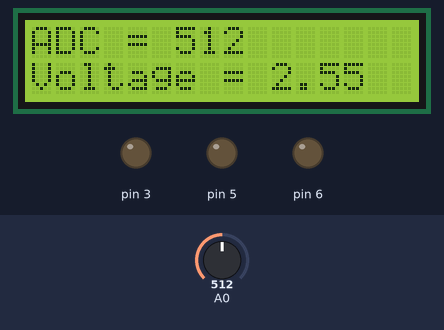
Recording of a sketch running on a simulated Arduino Uno, built with avr-gcc and run on an emulated ATmega328P. Shown: 16×2 character LCD, output pins drawn as LEDs (lit = HIGH). The inputs (shaded band) are chosen by the test bench; at power-on: A0 = 512. What the sketch prints to the serial monitor is not drawn.

Above: at 1.2 s.
1.3 s: A0 set to 716
At 2.1 s:
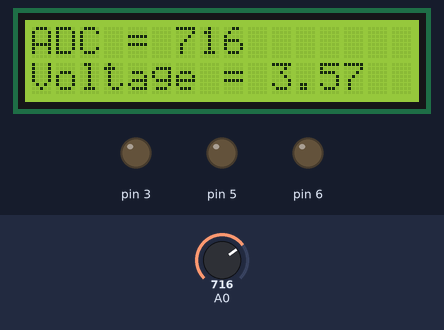
2.8 s: A0 set to 900
At 3.9 s:
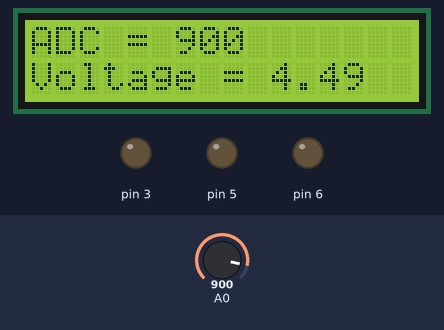
4.3 s: A0 set to 1023
At 4.7 s:
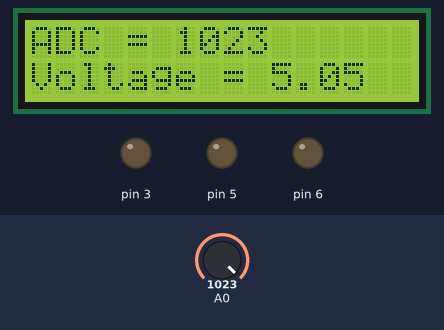
Timing chart, 0 to 7.3 s (numbered marks = the images above; inputs shaded):
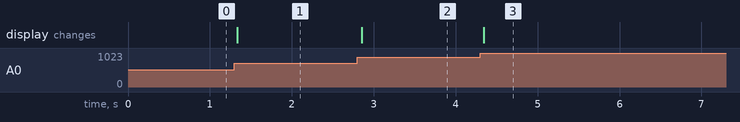

The sketch:

lab4.ino
```cpp
#include <Wire.h>
#include <LiquidCrystal_I2C.h>

#define LED_RED 6
#define LED_GREEN 5
#define LED_BLUE 3
#define RED_BUTTON_PIN 2
#define GREEN_BUTTON_PIN 4
#define POTENTIOMETER A0
#define ENCODER1 A2
#define ENCODER2 A3

void log(const char* functionName, int value);
void initLCD();
void initRGB();
void initButtons();
void setup();

struct RGBPercentage {
  int red;
  int green;
  int blue;
};

class PWM {
  public:
    const static int s_maxPWM = 255;
    const static int s_minPWM = 0;
    static int changePWMToPercentage(int pwm);
    static int changePercentageToPWM(int percentage);
};

class Encoder {
  public:
    Encoder(int pin1, int pin2);
    void init() const;
    bool isChanged() const;
    bool isRight();
    bool isLeft();
  private:
    bool m_turnedLeft;
    bool m_turnedRight;
    int m_counter;
    int m_clkPin1;
    int m_clkPin2;
};

class Button {
  public:
    Button(int buttonPin);
    void init() const;
    bool onHold();
    bool onRelease();
    bool onHoldFor(unsigned long requiredHoldTimeInMilis);
    bool onHoldOnceFor(unsigned long requiredHoldTimeInMilis);
    int getButtonPin() const;
    bool isPressed() const;
  private:
    const static int s_debouncePeriod = 10;
    const int m_buttonPin;
    bool m_isPressed = false;
    bool m_previousIsHeld = false;
    bool m_onHoldOnceFor_activated = false;
    int m_previousReading = HIGH;
    unsigned long m_lastChangeTime = 0;
    unsigned int m_alreadyHoldTime = 0;
    unsigned long m_startTime = 0;
};

class LED {
  public:
    LED(int ledPin, int pinMode, int pwm, bool isOn = false);
    void init();
    bool switchOnOff();
    bool switchOff();
    bool switchOn();
    bool setBrightnessPWM(int pwm);
    bool setBrightnessPercentage(int percentage);
    String getLedMsg() const;
    String getLedErrorMsg(const char* functionName, const char* message) const;
    int getPin() const;
    int getBrightnessPercentage() const;
    bool getIsOn() const;
  private:
    int m_ledPin;
    int m_pinMode;
    int m_currentPWM;
    bool m_isOn;
};

class LEDRGB {
  public:
    LEDRGB(int redPin, int greenPin, int bluePin);
    void init();
    bool ChangeColorPWM(int redPWM, int greenPWM, int bluePWM);
    bool ChangeColorPercentage(int red, int green, int blue);
    bool switchOnColor(char rgb);
    bool switchOffColor(char rgb);
    bool switchOnOff();
    bool switchOn();
    bool switchOff();
  private:
    static int getIndexOfLED(char ledColor);
    LED m_leds[3];
    RGBPercentage m_currentActiveColor;
    RGBPercentage m_previousActiveColor;
    static const int s_redIndex = 0;
    static const int s_greenIndex = 1;
    static const int s_blueIndex = 2;
    static const int s_ledMode = OUTPUT;
};

class SerialHandler {
  public:
    void checkInput();
  private:
    bool isSetPercentageOfLEDRGB(const String& command) const;
    void setPercentageOfLEDRGB(String);
};

class MyADC {
  public:
    MyADC(int adcPin);
    int getRead() const;
    float getReadVoltage() const;
  private:
    const int m_adcPin;
    static const int s_maxRead = 1023;
    static const int s_minRead = 0;
    static const int s_trimmed = 10;

};

// ATTRIBUTES
static LiquidCrystal_I2C s_lcd(0x27, 16, 2);

constexpr int c_BUTTONS_SIZE = 2;
constexpr int c_RED_BUTTON_INDEX = 0;
constexpr int c_GREEN_BUTTON_INDEX = 1;
static Button s_buttons[c_BUTTONS_SIZE] = { { RED_BUTTON_PIN }, { GREEN_BUTTON_PIN } };

static LEDRGB s_ledRGB(LED_RED, LED_GREEN, LED_BLUE);

static SerialHandler s_serialHandler;

static MyADC s_MyADC(POTENTIOMETER);

static bool isGreenPressed;
static bool isRedPressed;
void task_1() {

  s_lcd.print("Zadanie 1");

  bool isGreenPressed = s_buttons[c_GREEN_BUTTON_INDEX].isPressed();
  bool isRedPressed = s_buttons[c_RED_BUTTON_INDEX].isPressed();

  Serial.println(String("Green button isPressed = ") + isGreenPressed + ", red is pressed = " + isRedPressed);

  s_lcd.setCursor(0, 0);
}

void task_2() {
  static RGBPercentage task1_currentColour = { 0, 0, PWM::s_maxPWM };


  s_lcd.print("Zadanie 2");

  s_serialHandler.checkInput();

  s_lcd.setCursor(0, 0);
}


// int brightness = 0;
// void task_2() {
//   uint8_t step = 10;

//   delay(100);
//   if (digitalRead(GREEN_BUTTON) == LOW) {
//     brightness = (brightness + step) >= 255 ? 255 : (brightness + step);
//   }
//   if (digitalRead(RED_BUTTON) == LOW) {
//     brightness = (brightness - step) <= 0 ? 0 : (brightness - step);
//   }
//   Serial.println(brightness);
//   analogWrite(LED_GREEN, brightness);
// }

// int prev = LED_RED;
// int prev_color = 0;
// int curr = LED_GREEN;
// int curr_color = 255;

static int adc = 0;
void task_3() {
  adc = s_MyADC.getRead();
  float volt = s_MyADC.getReadVoltage();

  s_lcd.print(String("ADC = ") + adc + "  ");
  s_lcd.setCursor(0, 1);
  s_lcd.print(String("Voltage = ") + volt + "   ");
  Serial.print(adc);

  s_lcd.setCursor(0, 0);
}

void loop() {
  // task_1();
  // task_2();
  task_3();
}


void initLCD() {
  s_lcd.init();
  s_lcd.clear();
  s_lcd.backlight();
}

void initRGB() {
  s_ledRGB.init();
}

void initButtons() {
  for (const auto& button : s_buttons) {
    button.init();
  }
}

void log(const char* functionName, String msg) {
  Serial.print(functionName);
  Serial.print(", message = ");
  Serial.println(msg);
}

void log(const char* functionName, int value) {
  Serial.print(functionName);
  Serial.print(", value = ");
  Serial.println(value);
}

void setup() {
  Serial.begin(9600);
  initRGB();
  initButtons();
  initLCD();
  s_ledRGB.switchOn();
}

int PWM::changePWMToPercentage(int pwm) {
  return (pwm / s_maxPWM) * 100;
}

int PWM::changePercentageToPWM(int percentage) {
  return (percentage / 100) * s_maxPWM;
}

Encoder::Encoder(int pin1, int pin2) : m_turnedLeft(false), m_turnedRight(false), m_counter(0), m_clkPin1(pin1), m_clkPin2(pin2)
{

}

void Encoder::init() const
{
  pinMode(ENCODER1, INPUT_PULLUP);
  pinMode(ENCODER2, INPUT_PULLUP);

}

    bool Encoder::isChanged() const
    {
      return m_turnedLeft || m_turnedRight;
    }
    bool Encoder::isRight()
    {
      bool ret = m_turnedRight;
      m_turnedRight = false;
      return ret;

    }
    bool Encoder::isLeft()
    {
      bool ret = m_turnedRight;
      m_turnedLeft = false;
      return ret;
    }


Button::Button(int buttonPin)
  : m_buttonPin(buttonPin) {
}

void Button::init() const {
  pinMode(m_buttonPin, INPUT_PULLUP);
}

bool Button::onHold() {
  m_isPressed = false;
  int currentReading = digitalRead(m_buttonPin);

  if (m_previousReading != currentReading) {
    m_lastChangeTime = millis();
  }
  if (millis() - m_lastChangeTime > s_debouncePeriod) {  // debouncing
    if (currentReading == LOW) {
      m_isPressed = true;
      log(__func__, m_isPressed);
    }
  }
  m_previousReading = currentReading;
  return m_isPressed;
}

bool Button::onRelease() {
  bool wasReleased = false;
  bool currentIsHeld = onHold();
  if (currentIsHeld == false && m_previousIsHeld == true) {
    wasReleased = true;
    log(__func__, wasReleased);
  }
  m_previousIsHeld = currentIsHeld;
  return wasReleased;
}

bool Button::onHoldFor(unsigned long requiredHoldTimeInMilis) {
  bool onHoldFor = false;
  if (onHold()) {
    if (m_startTime == 0) {
      m_startTime = millis();
    } else {
      m_alreadyHoldTime = millis() - m_startTime;
    }

    if (m_alreadyHoldTime >= requiredHoldTimeInMilis) {
      onHoldFor = true;
    }
  } else {
    m_startTime = 0;
    m_alreadyHoldTime = 0;
  }
  // log(__func__, m_alreadyHoldTime - requiredHoldTimeInMilis);
  return onHoldFor;
}

bool Button::onHoldOnceFor(unsigned long requiredHoldTimeInMilis) {
  bool onHoldForOnce = false;
  if (onHoldFor(requiredHoldTimeInMilis)) {
    if (!m_onHoldOnceFor_activated) {
      onHoldForOnce = true;
      m_onHoldOnceFor_activated = true;
      log(__func__, onHoldForOnce);
    }
  } else {
    m_onHoldOnceFor_activated = false;
  }
  return onHoldForOnce;
}

int Button::getButtonPin() const {
  return m_buttonPin;
}

bool Button::isPressed() const {
  return digitalRead(m_buttonPin) == LOW;
}

LED::LED(int ledPin, int pinMode, int pwm, bool isOn)
  : m_ledPin(ledPin), m_pinMode(pinMode), m_isOn(isOn), m_currentPWM(pwm) {
}
void LED::init() {
  pinMode(m_ledPin, m_pinMode);
  if (m_isOn) {
    switchOn();
  } else {
    switchOff();
  }
}

bool LED::switchOnOff() {
  if (m_isOn) {
    return switchOff();
  } else {
    return switchOn();
  }
}
bool LED::switchOff() {
  m_isOn = false;
  analogWrite(m_ledPin, PWM::s_minPWM);
  log(__func__, m_isOn);
  return true;
}

bool LED::switchOn() {
  m_isOn = true;
  analogWrite(m_ledPin, m_currentPWM);
  log(__func__, m_isOn);
  return true;
}

bool LED::setBrightnessPWM(int pwm) {
  if (pwm < PWM::s_minPWM || pwm > PWM::s_maxPWM) {
    // Serial.print(getLedErrorMsg(__func__, "brightness out of range"));
    return false;
  }

  if (m_currentPWM != pwm) {
    m_currentPWM = pwm;
    if (m_isOn) {
      analogWrite(m_ledPin, pwm);
    }
  }
  log(__func__, pwm);
  return true;
}
bool LED::setBrightnessPercentage(int percentage) {
  int pwm = PWM::changePercentageToPWM(percentage);
  log(__func__, percentage);
  return setBrightnessPWM(pwm);
}

String LED::getLedMsg() const {
  String msg = String("LED pin[") + m_ledPin + "]";
  return msg;
}
String LED::getLedErrorMsg(const char* functionName, const char* message) const {
  // const char* msg = strcat(strcat(strcat(strcat(getLedMsg().c_str(), "::"), functionName), "() - "), message);
  String msg = getLedMsg() + "::" + functionName + "() - " + message;
  return msg;
}

int LED::getPin() const {
  return m_ledPin;
}

int LED::getBrightnessPercentage() const {
  return PWM::changePWMToPercentage(m_currentPWM);
}

bool LED::getIsOn() const {
  return m_isOn;
}

LEDRGB::LEDRGB(int redPin, int greenPin, int bluePin)
  : m_currentActiveColor( {
  0, 0, 0
}), m_previousActiveColor({ 0, 0, 0 }),
m_leds({ { redPin, s_ledMode, m_currentActiveColor.red }, { greenPin, s_ledMode, m_currentActiveColor.green }, { bluePin, s_ledMode, m_currentActiveColor.blue } }) {}

void LEDRGB::init() {
  for (auto& led : m_leds) {
    led.init();
  }
}

bool LEDRGB::ChangeColorPWM(int redPWM, int greenPWM, int bluePWM) {
  int redPerc = PWM::changePWMToPercentage(redPWM);
  int greenPerc = PWM::changePWMToPercentage(greenPWM);
  int bluePerc = PWM::changePWMToPercentage(bluePWM);
  return ChangeColorPercentage(redPerc, greenPerc, bluePerc);
}
bool LEDRGB::ChangeColorPercentage(int red, int green, int blue) {
  if (m_currentActiveColor.red != red) m_leds[s_redIndex].setBrightnessPercentage(red);
  if (m_currentActiveColor.green != green) m_leds[s_greenIndex].setBrightnessPercentage(green);
  if (m_currentActiveColor.blue != blue) m_leds[s_blueIndex].setBrightnessPercentage(blue);

  RGBPercentage temp = m_currentActiveColor;
  m_currentActiveColor = { red, green, blue };
  m_previousActiveColor = temp;
  return true;
}

bool LEDRGB::switchOnColor(char rgb) {
  int index = getIndexOfLED(rgb);
  m_leds[index].switchOn();
}

bool LEDRGB::switchOffColor(char rgb) {
  int index = getIndexOfLED(rgb);
  m_leds[index].switchOff();
}

bool LEDRGB::switchOnOff() {
  for (auto& led : m_leds) {
    if (!led.getIsOn()) {
      led.switchOn();
    } else {
      led.switchOff();
    }
  }
}

bool LEDRGB::switchOn() {
  for (auto& led : m_leds) {
    led.switchOn();
  }
}

bool LEDRGB::switchOff() {
  for (auto& led : m_leds) {
    led.switchOff();
  }
}

int LEDRGB::getIndexOfLED(char ledColor) {
  switch (ledColor) {
    case 'r':
      return s_redIndex;
    case 'g':
      return s_greenIndex;
    case 'b':
      return s_blueIndex;
  }
}

void SerialHandler::checkInput() {
  if (!Serial.available()) return;

  String command = Serial.readStringUntil('\n');
  command.trim();
  command.toLowerCase();

  log(__func__, command);
  if (isSetPercentageOfLEDRGB(command)) {
    setPercentageOfLEDRGB(command);
  }
}

bool SerialHandler::isSetPercentageOfLEDRGB(const String& command) const {
  return command.startsWith("setrgb");
}
void SerialHandler::setPercentageOfLEDRGB(String command) {
  int beforeRedCol = command.indexOf(';');
  int beforeGreenCol = command.indexOf(';', beforeRedCol + 1);
  int beforeBlueCol = command.indexOf(';', beforeGreenCol + 1);
  log(__func__, String("redCol=") + beforeRedCol + ", greenCol=" + beforeGreenCol + ", blueCol=" + beforeBlueCol);

  int redPercentage = command.substring(beforeRedCol + 1, beforeGreenCol).toInt();
  int greenPercentage = command.substring(beforeGreenCol + 1, beforeBlueCol).toInt();
  int bluePercentage = command.substring(beforeBlueCol + 1).toInt();

  log(__func__, String("red=") + redPercentage + ", green=" + greenPercentage + ", blue=" + bluePercentage);
  s_ledRGB.ChangeColorPercentage(redPercentage, greenPercentage, bluePercentage);
}

MyADC::MyADC(int adcPin)
  : m_adcPin(adcPin) {}

int MyADC::getRead() const {
  int value = analogRead(m_adcPin);
  return value;
}
float MyADC::getReadVoltage() const {
  float value = getRead();
  int lowRange = s_minRead + s_trimmed;
  int highRange = s_maxRead - s_trimmed;
  value = max(lowRange, min(highRange, value));
  float voltage = (value / (s_maxRead - 2 * s_trimmed) ) * 5.0;
  return voltage;
}
```

Measured:
- after the input at 1.3 s, the display: changes at once (image 1)
- after the input at 2.8 s, the display: changes after 0.05 s (image 2)
- after the input at 4.3 s, the display: changes at once (image 3)
